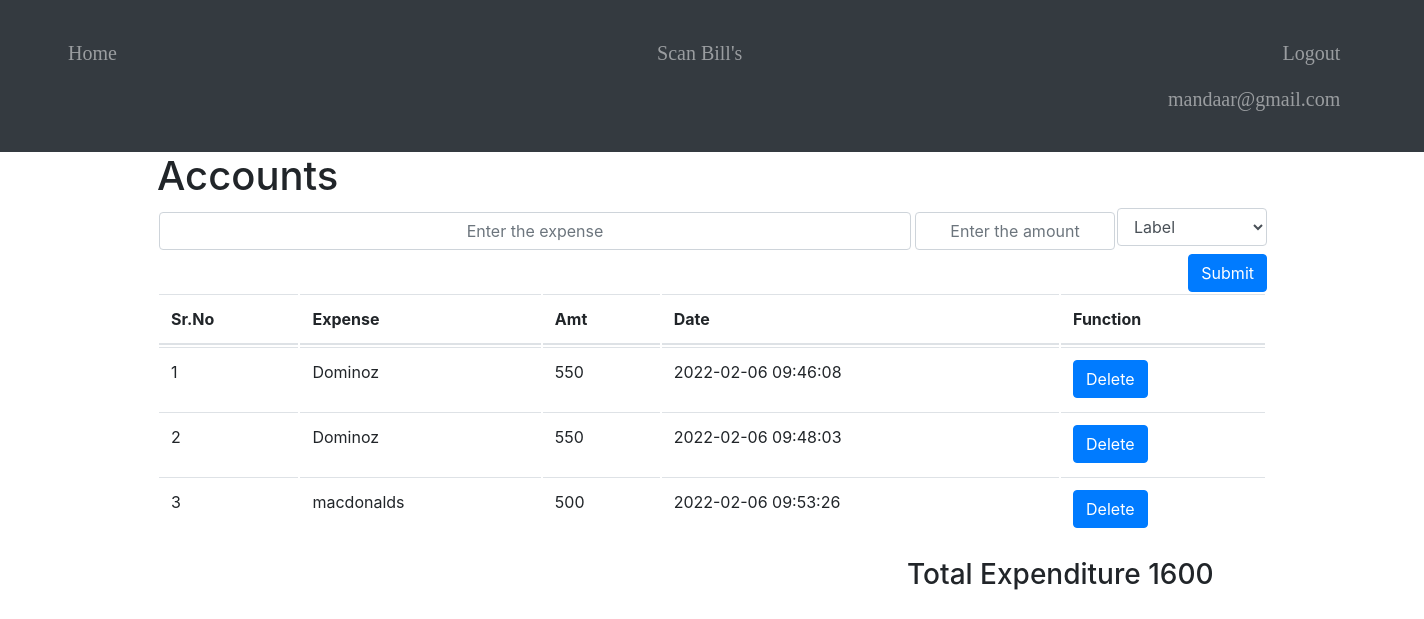
Screenshot of / (signed in) with the database file from the repository.
### website/models.py (models this page shows)
class User(db.Model, UserMixin):
    id = db.Column(db.Integer, primary_key=True)
    email = db.Column(db.String(100), unique=True)
    password = db.Column(db.String(100))
    first_name = db.Column(db.String(100))
    notes = db.relationship('Note')

class Note(db.Model):
    id = db.Column(db.Integer, primary_key=True)
    data = db.Column(db.String(100000))
    data_amt = db.Column(db.Integer())
    label = db.Column(db.String(100))
    date = db.Column(db.DateTime(timezone=True), server_default=func.now())
    user_id = db.Column(db.Integer, db.ForeignKey('user.id'))

### website/views.py (the view, shortened to what this page needs)
@views.route('/', methods=['GET', 'POST'])
@login_required
def home():
    return render_template("home.html", user=current_user, sum=sum_data_amt(current_user))

### website/__init__.py (called while the page is built)
def create_app():
    app = Flask(__name__)
    app.config['SECRET_KEY'] = 'thisissecretkey'
    app.config['SQLALCHEMY_DATABASE_URI'] = 'sqlite:///' + DB_NAME
    db.init_app(app)
    from .views import views
    from .auth import auth
    app.register_blueprint(views, url_prefix='/')
    app.register_blueprint(auth, url_prefix='/')
    from .models import User, Note
    create_db(app)
    login_manager = LoginManager()
    login_manager.login_view = 'auth.login'
    login_manager.init_app(app)
    @login_manager.user_loader
    def load_user(id):
        return User.query.get(int(id))
    return app

### website/views.py (called while the page is built)
def sum_data_amt(user):
    sum = 0
    for note in user.notes:
        sum += int(note.data_amt)
    return sum

### website/templates/home.html (shortened to what this page needs)
{% extends "base.html" %} {%block title %}Home{%endblock%} {%block content%}
<h1>Accounts</h1>
<form method="POST">
    <div style="display: flex;">
        <input name="note" id="note" class="form-control" placeholder="Enter the expense">
        <input name="amt" id="amt" style="width: 200px;" class="form-control" placeholder="Enter the amount">
        <select name="drop-down" class="form-control" style="width: 150px;">
        <option value="Misc" disabled selected >Label</option>
        </select>
    </div>
    <div align="right">
        <button type="submit" class="btn btn-primary">Submit</button>
    </div>
</form>
<table class="table table-hover">
    <thead>
        <tr>
            <th scope="col">Sr.No</th>
            <th scope="col">Expense</th>
            <th scope="col">Amt</th>
            <th scope="col">Date</th>
            <th scope="col">Function</th>
        </tr>
    </thead>
    <tbody>
        {% for note in user.notes %}
        <tr>
            <td></td>
            <td>{{note.data}}</td>
            <td>{{note.data_amt}}</td>
            <td>{{note.date}}</td>
            <form action="/delete" method="post">
                <td><button type="Submit" class="btn btn-primary">Delete</button></td>
            </form>
        </tr>
        {% endfor %}
    </tbody>
</table>
<h3 class="total_class">Total Expenditure {{sum}}</h3>
{% endblock %}

### website/templates/base.html (shortened to what this page needs)
<!DOCTYPE html>
<html>
<head>
    <link rel="stylesheet" href="https://stackpath.bootstrapcdn.com/bootstrap/4.4.1/css/bootstrap.min.css" />
    <link rel="stylesheet" href="https://stackpath.bootstrapcdn.com/font-awesome/4.7.0/css/font-awesome.min.css" />
</head>
<body>
    <nav class="navbar navbar-expand-lg navbar-dark bg-dark">
        <div class="collapse navbar-collapse" id="navbar">
            <div class="navbar-nav navbar">
                {% if user.is_authenticated %}
                <a class="nav-item nav-link home_class" id="home" href="/">Home</a>
                <a class="nav-item nav-link home_class" id="Ocr" href="/Ocr">Scan Bill's</a>
                <a class="nav-item nav-link home_class" id="logout" href="/logout">Logout</a>
                <a class="nav-item nav-link home_class  home_classs" id="Accounts">{{user.email}}</a> {% else %}
                <a class="nav-item nav-link home_class" id="login" href="/login">Login</a>
                <a class="nav-item nav-link home_class" id="signUp" href="/sign-up">Sign Up</a> {% endif %}
            </div>
        </div>
    </nav>
    <div class="container">{% block content %} {% endblock %}</div>
</body>
</html>

### website/templates/base.html (style rules this page uses)
.navbar { padding-top: 15px; padding-left: 30px; padding-bottom: 15px; font-size: 20px; font-family: Georgia, 'Times New Roman', Times, serif; }
.home_class { margin-right: 50px; }
.home_classs { margin-left: 1100px; }

### website/templates/home.html (style rules this page uses)
body { counter-reset: Serial; }
table { border-collapse: separate; }
input { background-color: #4CAF50; border: none; color: white; padding: 15px 32px; text-align: center; text-decoration: none; display: inline-block; font-size: 16px; margin: 4px 2px; cursor: pointer; }
tr td:first-child:before { counter-increment: Serial; content: counter(Serial); }
.total_class { margin-left: 750px; }

### rows the page displays
User: email "mandaar@gmail.com"
Note: data "Dominoz", data_amt "550", date "2022-02-06 09:46:08"
Note: data "Dominoz", data_amt "550", date "2022-02-06 09:48:03"
Note: data "macdonalds", data_amt "500", date "2022-02-06 09:53:26"

### other values shown
{{ sum }} "1600"
